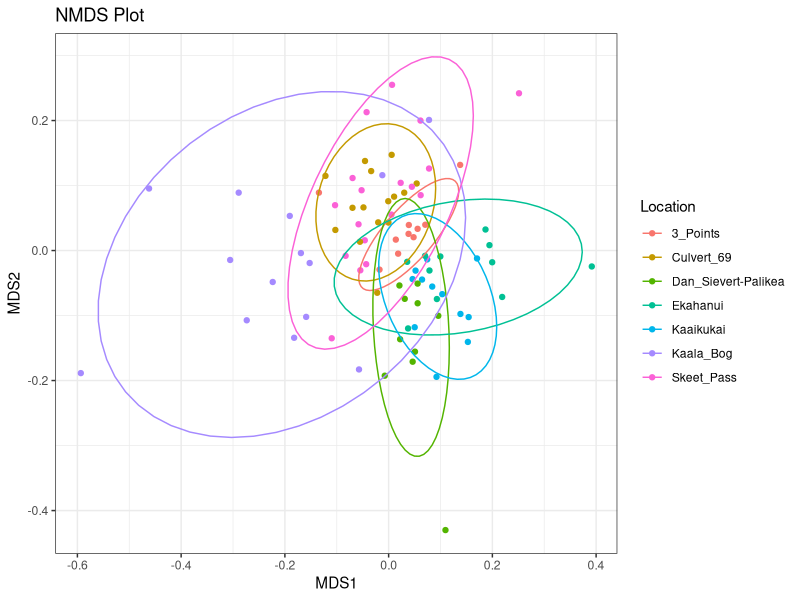
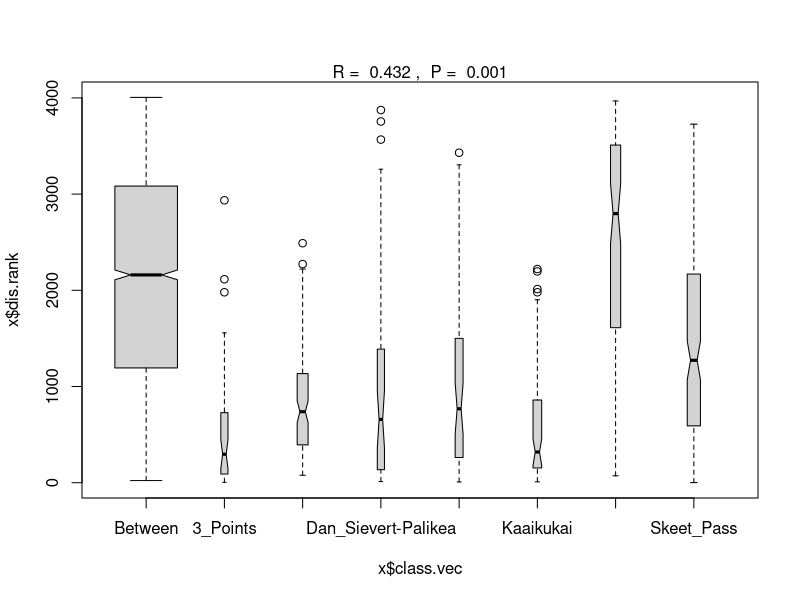

Source code (R) for these figures, in order: (Note: this script raises an error after producing the figures.)
#### multidimensional scaling base script 2020 workshop ####

library(vegan)
library(ggplot2)

# read in data
setwd("C:/Users/mabso/Desktop/PhD/workshop 2020/data")

otus = read.csv(file = "EPIPHYTE_OTU_TABLE.csv", header = TRUE, check.names = FALSE, row.names = 1)
metadata = read.csv(file = "EPIPHYTE_METADATA.csv", header = TRUE, check.names = FALSE, row.names = 1)

# remove NA's
good_samples <- colnames(otus[(colSums(decostand(otus,"pa")) >= 1)])     # decostand(x,"pa") counts presence/absence
otus = otus[,good_samples]
metadata = metadata[good_samples,]

t_otus <- as.data.frame(t(otus)) # samples =rows and OUTs=columns

min_depth = min(colSums(otus))
t_otus_rarefied <- as.data.frame(round(rrarefy(t_otus, min_depth)))

sqrt_t_otus_rarefied = sqrt(t_otus_rarefied)
rank.totus <- rankindex(as.matrix(sqrt_t_otus_rarefied), t_otus_rarefied, indices = c("bray", "euclid", "manhattan", "horn"), method = "spearman")
print(paste("The highest rank was given by the", names(sort(rank.totus, decreasing = TRUE)[1]), "method."))

otus_dist = as.matrix((vegdist(t_otus_rarefied, "bray")))

# do the NDMS
NMDS = metaMDS(otus_dist)

#build a data frame with NMDS coordinates and metadata
MDS1 = NMDS$points[,1]
MDS2 = NMDS$points[,2]
NMDS = data.frame(MDS1 = MDS1, MDS2 = MDS2, Host = metadata$Host_Taxon, Location = metadata$Location)

ggplot(NMDS, aes(x=MDS1, y=MDS2, col=Location)) +
  geom_point() +
  stat_ellipse() +
  theme_bw() +
  labs(title = "NMDS Plot")

# testing overall influence of the loacation factor 

# testing the fidings via anosim
anosim_location = anosim(otus_dist, metadata$Location)
anosim_location # take a look at results
summary(anosim_location)
plot(anosim_location)

# testing via adonis to see if similar
adonis_location = adonis(otus_dist ~ Location, metadata)

# post hoc analysis not automated yet it seems - do manual parwise comparisons 
V69_cols = grep('^69CV',names(otus)) 
DSPK_cols = grep('^DS',names(otus))
Skeet_cols = grep('^SP',names(otus))
KK_cols = grep('^KK',names(otus))
ThreeP_cols = grep('^3P',names(otus))
KB_cols = grep('^KB',names(otus))
EKH_cols = grep('^EKH',names(otus))


# Generate a rarefied OTU table from each site:
Culvert_69 <- t_otus_rarefied[CV69_cols,]
DS_Palikea <- t_otus_rarefied[DSPK_cols,]
Skeet_Pass <- t_otus_rarefied[Skeet_cols,]
Kaaikukai <- t_otus_rarefied[KK_cols,]
Three_Pts <- t_otus_rarefied[ThreeP_cols,]
KaalaBog <- t_otus_rarefied[KB_cols,]
Ekahanui <- t_otus_rarefied[EKH_cols,]

#group OTUs from each set of donor/recipient sites...these will be the three comparisons
skeet_kaala = rbind(Skeet_Pass,KaalaBog)
three_pts_cv69 = rbind(Three_Pts, Culvert_69)
palikea_sites = rbind(DS_Palikea, Kaaikukai, Ekahanui)

#remove "empty" OTUs that pop up since we are subsetting the large OTU table
skeet_kaala = skeet_kaala[,which(colSums(skeet_kaala) != 0)]
three_pts_cv69 = three_pts_cv69[,which(colSums(three_pts_cv69) != 0)]
palikea_sites = palikea_sites[,which(colSums(palikea_sites) != 0)]

#perform anosim on each meaningful combination
anosim(three_pts_cv69, metadata$Location)
anosim(skeet_kaala, metadata$Location)
anosim(palikea_sites, metadata$Location)

